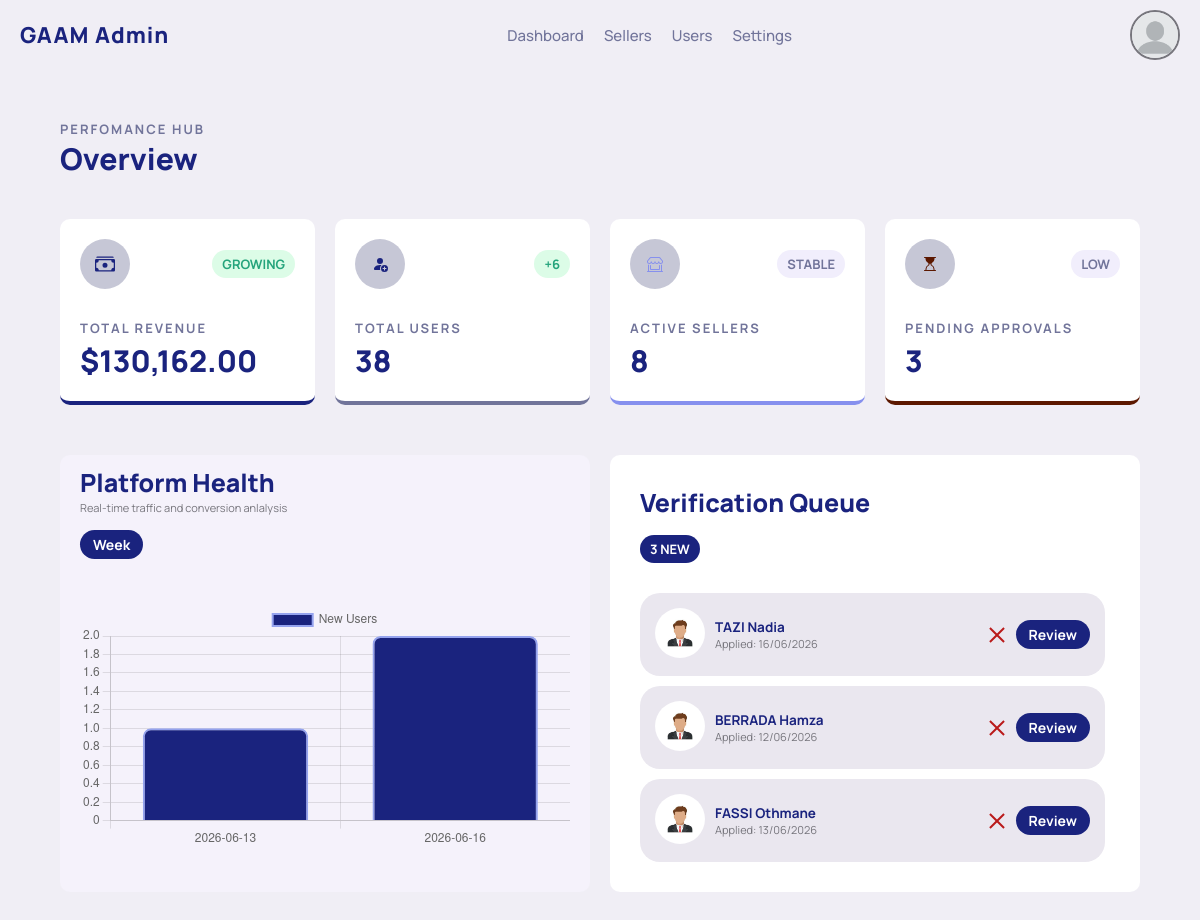
/pages/admin/dashboard.php, run on the app's committed database.
### tables this page shows
CREATE TABLE `users` (
  `id_user` int(11) NOT NULL,
  `username` varchar(100) NOT NULL,
  `lastname` varchar(100) NOT NULL,
  `email` varchar(150) NOT NULL,
  `password` varchar(255) NOT NULL,
  `phone_number` varchar(20) DEFAULT NULL,
  `id_role` int(11) NOT NULL,
  `status` enum('active','inactive','pending') NOT NULL DEFAULT 'pending',
  `profile_image` varchar(255) DEFAULT NULL,
  `created_at` datetime DEFAULT current_timestamp(),
  `bio` text DEFAULT NULL
);

### includes/functions.php (called while the page is built, shortened)
<?php
function e($value) {
    return htmlspecialchars($value, ENT_SUBSTITUTE, 'UTF-8');
}
function getSellers($pdo) {
    $statement = $pdo->prepare('SELECT Users.id_user, Users.username, Users.lastname, Users.status, Users.created_at, Sellers.store_name, Sellers.seller_rating, Roles.role_name FROM Users JOIN Sellers ON Users.id_user = Sellers.id_user JOIN Roles ON Roles.id_role = Users.id_role');
    $statement->execute();
    $result = $statement->fetchAll(PDO::FETCH_ASSOC);
    return $result;
}
function getDashboardStats($pdo) {
    $statement = $pdo->prepare("
        SELECT
            COUNT(*) AS total_users,
            SUM(CASE WHEN status = 'pending' THEN 1 ELSE 0 END) AS pending_approvals,
            SUM(CASE WHEN MONTH(created_at) = MONTH(NOW())
                AND YEAR(created_at) = YEAR(NOW()) THEN 1 ELSE 0 END) AS new_users,
            (SELECT COUNT(*)
            FROM Sellers
            JOIN Users ON Sellers.id_user = Users.id_user
            WHERE Users.status = 'active') AS active_sellers,
            (SELECT SUM(p.price * oi.quantity_order_items)
            FROM orders_items oi
            JOIN products p ON p.id_product = oi.id_product) AS total_revenue
        FROM Users
    ");
    $statement->execute();
    $result = $statement->fetch(PDO::FETCH_ASSOC);
    return $result;
}
function getSellerHealthStatus(int $active, int $totalSellers) {
    $ratio = $active / max($totalSellers, 1) * 100;
    if($ratio < 50) {
        return ['label' => 'At Risk', 'class' => 'red'];
    } else if($ratio >= 50 && $ratio < 80) {
        return ['label' => 'Stable', 'class' => 'grey'];
    }
    return ['label' => 'Thriving', 'class' => 'green'];
}
function getPendingLevel(int $count): array {
    if($count === 0) {
        return ['label' => 'None', 'class' => 'green'];
    } else if ($count >= 1 && $count <= 5) {
        return ['label' => 'Low', 'class' => 'grey'];
    } else if($count >= 6 && $count <= 10) {
        return ['label'  => 'Medium', 'class' => 'brown'];
    }
    return ['label' => 'High', 'class' => 'red'];
}
function getUserPerDay($pdo) {
    $statement = $pdo->prepare("
        SELECT DATE(created_at) as day, COUNT(*) as count FROM Users
        WHERE created_at >= DATE_SUB(NOW(), INTERVAL 7 DAY)
        GROUP BY DATE(created_at)
        ORDER BY day ASC
    ");
    $statement->execute();
    $result = $statement->fetchAll(PDO::FETCH_ASSOC);
    return $result;
}
function getRevenueTrend(float $revenue): array {
    if ($revenue >= 100000) return ['label' => 'Growing', 'class' => 'green'];
    return ['label' => 'Low', 'class' => 'brown'];
}

### pages/admin/dashboard.php (the view, shortened to what this page needs)
<?php
require_once __DIR__ . '/../../includes/db.php';
require_once __DIR__ . '/../../includes/functions.php';
$stats = getDashboardStats($pdo);
$allSellers = getSellers($pdo);
$pendingSellers = array_filter($allSellers, fn($seller) => $seller['status'] === 'pending');
$pendingLevel = getPendingLevel(count($pendingSellers));
$sellersStats = getSellerHealthStatus($stats['active_sellers'], count($allSellers));
$usersPerDay = getUserPerDay($pdo);
$revenueTrend = getRevenueTrend(floatval($stats['total_revenue'] ?? 0));
$labels = array_column($usersPerDay, 'day');
$data = array_column($usersPerDay, 'count');
require_once __DIR__ . '/../../includes/header.php';
?>
<script>
  const chartLabels = <?= json_encode($labels) ?>;
  const chartData = <?= json_encode($data) ?>;
</script>
  <main>
    <section class="section-statistics container">
      <h1 class="heading-primary">
        <span class="heading-secondary">Perfomance hub</span>
        Overview
      </h1>
      <div class="grid-container u-margin-top-med">
        <div class="cards-container">
          <div class="cards-logo">
            <div class="cards-logo__icon">
            </div>
            <div class="status-indicator status-indicator--<?= e($revenueTrend['class']) ?>"><?= e($revenueTrend['label']) ?></div>
          </div>
          <h2 class="heading-secondary">Total Revenue</h2>
          <p class="heading-primary">$<?= e(number_format($stats['total_revenue'] ?? 0, 2)) ?></p>
        </div>
        <div class="cards-container cards-container--grey">
          <div class="cards-logo">
            <div class="cards-logo__icon">
            </div>
            <div class="status-indicator status-indicator--green">+<?= e($stats['new_users'])?></div>
          </div>
          <h2 class="heading-secondary">Total Users</h2>
          <p class="heading-primary"><?= e($stats['total_users']) ?></p>
        </div>
        <div class="cards-container cards-container--purple">
          <div class="cards-logo">
            <div class="cards-logo__icon">
            </div>
            <div class="status-indicator status-indicator--<?= e($sellersStats['class']) ?>"><?= e($sellersStats['label']) ?></div>
          </div>
          <h2 class="heading-secondary">Active Sellers</h2>
          <p class="heading-primary"><?= e($stats['active_sellers']) ?></p>
        </div>
        <div class="cards-container cards-container--brown">
          <div class="cards-logo">
            <div class="cards-logo__icon">
            </div>
            <div class="status-indicator status-indicator--<?= e($pendingLevel['class']) ?>"><?= e($pendingLevel['label']) ?></div>
          </div>
          <h2 class="heading-secondary">Pending Approvals</h2>
          <p class="heading-primary"><?= e($stats['pending_approvals']) ?></p>
        </div>
      </div>
    </section>
    <div class="group-container container">
      <section class="section-chart">
        <div class="chart-container">
          <div class="chart-content-container">
            <div class="chart-content">
              <h3 class="heading-primary">Platform Health</h3>
              <p class="paragraph">
                Real-time traffic and conversion anlalysis
              </p>
            </div>
            <div class="chart-buttons">
              <a class="btn-white btn--active" href="#">Week</a>
            </div>
          </div>
          <div class="bars-container">
            <?php if(!empty($data)): ?>
              <canvas id="usersChart"></canvas>
            <?php else: ?>
              <p class="t-data--empty">No user data available</p>
            <?php endif; ?>
          </div>
        </div>
      </section>
      <section class="section-verification">
        <div class="users-items-container">
          <div class="users-items-content">
            <h3 class="heading-primary">Verification Queue</h3>
            <div class="status-indicator status-indicator--primary">
              <?= e(count($pendingSellers)) ?> New
            </div>
          </div>
          <div class="users-cards-wrapper">
            <?php if(!empty($pendingSellers)): ?>
              <?php foreach($pendingSellers AS $pendingSeller): ?>
              <div class="user-card" data-id=<?= e($pendingSeller['id_user']) ?>>
                <div class="user-card-profile">
                  <img
                    class="user-card__icon"
                    src="<?= BASE_URL ?>assets/images/avatars/users1-icon.jpg"
                    alt="User Profile"
                  />
                </div>
                <div class="user-profile-content">
                  <h6 class="heading-small"><?= strtoupper($pendingSeller['lastname']) . ' ' . ucfirst($pendingSeller['username']) ?></h6>
                  <p class="paragraph">Applied: <?= date('d/m/Y', strtotime($pendingSeller['created_at'])) ?></p>
                </div>
                <div class="user-profile-btns">
                  <div class="btn-close">&nbsp;</div>
                  <div class="btn-white btn--active">Review</div>
                </div>
              </div>
              <?php endforeach; ?>
              <?php else: ?>
                <p class="t-data--empty ">No pending sellers to review.</p>
            <?php endif; ?>
          </div>
        </div>
      </section>
    </div>
  </main>
</body>
</html>

### assets/css/base/typography.css (style rules this page uses)
.heading-primary { font-family: var(--primary-font); font-size: 3rem; font-weight: 900; color: var(--primary); }
.heading-secondary { font-size: 1.3rem; font-weight: 700; letter-spacing: 2px; color: var(--secondary); text-transform: uppercase; display: block; }
.paragraph { font-size: 1.1rem; color: var(--neutral); }
.heading-small { font-size: 1.35rem; color: var(--primary); }
.chart-content > h3, .users-items-container h3 { font-size: 2.5rem; }

### assets/css/base/variables.css (style rules this page uses)
:root { --primary: #1a237e; --light-primary: #95a3ee; --secondary: #71749a; --light-grey: #eae7ef; --green: rgb(37, 164, 124); --yellow: #fbbf24; --light-yellow: #ffedd5; --orange: #c27d5f; --brown: #5c1800; --light-green: #dcfce7; --red: #ba1a1a; --light-red: #e5dbe1; --tertiary: #5c1800; --neutral: #77767d; --shadow: 0 10px 25px rgba(0, 0, 0, 0.671); --max-width: 1100px; --border-radius: 1rem; --primary-font: "Manrope", sans-serif; --bg-page: #f0eef5; --bg-card: #ffffff; --accent-soft: #e8ebff; --accent-hover: #131a5c; --text-primary: #0d0f1a; --shadow-card: 0 2px 14px rgba(0, 0, 0, 0.07); --shadow-avatar: 0 8px 30px rgba(26, 35, 126, 0.2); --gold-progress: linear-gradient( 90deg, var(--yellow) 0%, var(--light-yellow) 100% ); }

### assets/css/components/cards.css (style rules this page uses)
.grid-container { display: grid; grid-template-columns: repeat(2, 1fr); gap: 2rem; }
@media (min-width: 56.25em) { .grid-container { grid-template-columns: repeat(4, 1fr); } }
.cards-container { padding: 2rem; border-radius: var(--border-radius); overflow: hidden; background-color: white; z-index: 100; position: relative; z-index: 100; border-bottom: 4px solid var(--primary); transition: transform 0.3s; }
.cards-container--grey { border-bottom: 4px solid var(--secondary); }
.cards-container--purple { border-bottom: 4px solid rgb(134, 144, 238); }
.cards-container--brown { border-bottom: 4px solid rgb(92, 24, 0); }
.cards-container .heading-secondary { margin: 3rem 0 0.3rem 0; }
.cards-logo { display: flex; align-items: center; justify-content: space-between; }
.cards-logo__icon { background-color: rgba(113, 116, 154, 0.4); height: 5rem; width: 5rem; border-radius: 50%; display: flex; align-items: center; justify-content: center; }
.cards__icons { position: absolute; color: var(--primary); }
.cards__icons--purple { color: rgb(134, 144, 238); }
.cards__icons--brown { color: #5c1800; }

### assets/css/components/status-indicator.css (style rules this page uses)
.status-indicator { font-size: 1.3rem; font-weight: 700; padding: 0.5rem 1rem; border-radius: 10rem; text-align: center; text-transform: uppercase; white-space: nowrap; }
.status-indicator--green { color: var(--green); background-color: var(--light-green); }
.status-indicator--grey { background-color: #f1eefc; color: var(--secondary) !important; }
.status-indicator--primary { background-color: var(--primary); color: white !important; }

### assets/css/components/chart.css (style rules this page uses)
.chart-container { background-color: #f5f2fb; padding: 1rem 2rem; border-radius: var(--border-radius); }
.chart-content-container { display: flex; flex-direction: column; justify-content: space-between; gap: 2rem; }
.chart-buttons .btn-white:nth-child(1) { margin-right: 0.75rem; }
.bars-container { margin-top: 5rem; display: flex; align-items: flex-end; justify-content: center; gap: 2rem; }

### assets/css/components/btns.css (style rules this page uses)
.btn, .btn-white, .btn-white:link, .btn-white:visited { text-decoration: none; font-size: 1.4rem; font-weight: 700; color: var(--primary); padding: 0.5rem 1.3rem; background-color: white; border-radius: 3rem; cursor: pointer; border: none; transition: all 0.3s; }
.btn--active { color: white !important; background-color: var(--primary) !important; position: relative; }
.btn-close { position: relative; display: inline-block; width: 2rem; height: 2rem; cursor: pointer; transition: all 0.3s; }
.btn-close::before, .btn-close::after { position: absolute; top: 0; left: 50%; display: inline-block; content: ""; background-color: var(--red); height: 2rem; width: 2px; }
.btn-close::before { transform: rotate(45deg); }
.btn-close::after { transform: rotate(-45deg); }

### assets/css/components/users-card.css (style rules this page uses)
.users-cards-wrapper { max-height: 35rem; overflow-y: scroll; padding-right: 0.5rem; margin-top: 3rem; }
.user-card { display: flex; align-items: center; background-color: var(--light-grey); padding: 1.5rem; border-radius: 2rem; overflow: hidden; }
.user-card-profile { width: 5rem; }
.user-profile-content { margin-left: 1rem; }
.user-card__icon { border-radius: 50%; margin-right: 1rem; }
.user-profile-btns { display: flex; align-items: center; justify-content: space-between; gap: 1rem; margin-left: auto; }
.user-card:not(:last-child) { margin-bottom: 1rem; }

### data on the page
users: lastname "TAZI", username "Nadia", created_at "16/06/2026"
users: lastname "BERRADA", username "Hamza", created_at "12/06/2026"
users: lastname "FASSI", username "Othmane", created_at "13/06/2026"

### other printed values
$revenueTrend['label'] "GROWING"
$stats['total_revenue'] "130,162.00"
$stats['new_users'] "6"
$stats['total_users'] "38"
$sellersStats['label'] "STABLE"
$stats['active_sellers'] "8"
$pendingLevel['label'] "LOW"
$stats['pending_approvals'] "3"
count($pendingSellers) "3"
chart data {{ json_encode($labels) }} ["2026-06-13","2026-06-16"]
chart data {{ json_encode($data) }} [1,2]
